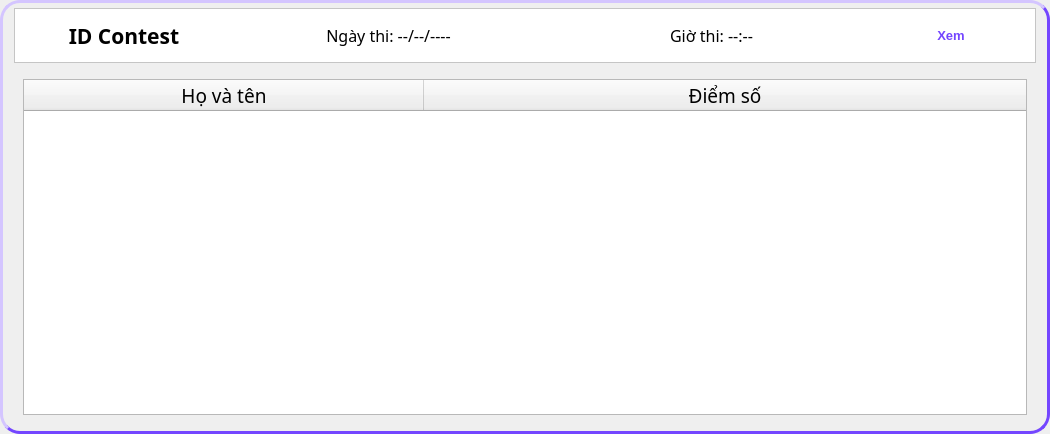
<?xml version="1.0" encoding="UTF-8"?>
<ui version="4.0">
 <class>AdminHistoryWidget</class>
 <widget class="QFrame" name="AdminHistoryWidget">
  <property name="geometry">
   <rect>
    <x>0</x>
    <y>0</y>
    <width>1050</width>
    <height>434</height>
   </rect>
  </property>
  <property name="sizePolicy">
   <sizepolicy hsizetype="Expanding" vsizetype="Expanding">
    <horstretch>0</horstretch>
    <verstretch>0</verstretch>
   </sizepolicy>
  </property>
  <property name="minimumSize">
   <size>
    <width>0</width>
    <height>0</height>
   </size>
  </property>
  <property name="windowTitle">
   <string>Frame</string>
  </property>
  <property name="styleSheet">
   <string notr="true">QFrame#AdminHistoryWidget {
	border-style: outset;
	border-width: 3px;
	border-color: #7446ff;
	border-radius: 20px;
}

QFrame#frame02 {
	border-style: outset;
}

QFrame#frame {
	background-color: palette(base);
}
</string>
  </property>
  <layout class="QVBoxLayout" name="verticalLayout">
   <property name="spacing">
    <number>11</number>
   </property>
   <property name="topMargin">
    <number>5</number>
   </property>
   <property name="bottomMargin">
    <number>5</number>
   </property>
   <item>
    <widget class="QFrame" name="frame">
     <property name="minimumSize">
      <size>
       <width>0</width>
       <height>0</height>
      </size>
     </property>
     <property name="maximumSize">
      <size>
       <width>16777215</width>
       <height>80</height>
      </size>
     </property>
     <property name="frameShape">
      <enum>QFrame::StyledPanel</enum>
     </property>
     <property name="frameShadow">
      <enum>QFrame::Raised</enum>
     </property>
     <layout class="QHBoxLayout" name="horizontalLayout">
      <item>
       <widget class="QLabel" name="ID">
        <property name="maximumSize">
         <size>
          <width>200</width>
          <height>16777215</height>
         </size>
        </property>
        <property name="font">
         <font>
          <family>LMHDOC</family>
          <pointsize>16</pointsize>
          <weight>75</weight>
          <bold>true</bold>
         </font>
        </property>
        <property name="text">
         <string>ID Contest</string>
        </property>
        <property name="alignment">
         <set>Qt::AlignCenter</set>
        </property>
       </widget>
      </item>
      <item>
       <widget class="QLabel" name="date">
        <property name="font">
         <font>
          <family>LMHDOC</family>
          <pointsize>12</pointsize>
         </font>
        </property>
        <property name="text">
         <string>Ngày thi: --/--/----</string>
        </property>
        <property name="alignment">
         <set>Qt::AlignCenter</set>
        </property>
       </widget>
      </item>
      <item>
       <widget class="QLabel" name="time">
        <property name="font">
         <font>
          <family>LMHDOC</family>
          <pointsize>12</pointsize>
         </font>
        </property>
        <property name="text">
         <string>Giờ thi: --:--</string>
        </property>
        <property name="alignment">
         <set>Qt::AlignCenter</set>
        </property>
       </widget>
      </item>
      <item>
       <widget class="QPushButton" name="view">
        <property name="minimumSize">
         <size>
          <width>150</width>
          <height>35</height>
         </size>
        </property>
        <property name="maximumSize">
         <size>
          <width>150</width>
          <height>35</height>
         </size>
        </property>
        <property name="font">
         <font>
          <family>Segoe UI</family>
          <pointsize>10</pointsize>
          <weight>75</weight>
          <bold>true</bold>
         </font>
        </property>
        <property name="styleSheet">
         <string notr="true">QPushButton{
	color: #7446ff;
}

QPushButton:hover{
	padding-left: 2px;
	padding-top: 2px;
}

QPushButton:focus {
	border: none;
	outline: none;
}</string>
        </property>
        <property name="text">
         <string>Xem</string>
        </property>
        <property name="flat">
         <bool>true</bool>
        </property>
       </widget>
      </item>
     </layout>
    </widget>
   </item>
   <item>
    <widget class="QFrame" name="frame02">
     <property name="sizePolicy">
      <sizepolicy hsizetype="Expanding" vsizetype="Expanding">
       <horstretch>0</horstretch>
       <verstretch>0</verstretch>
      </sizepolicy>
     </property>
     <property name="frameShape">
      <enum>QFrame::StyledPanel</enum>
     </property>
     <property name="frameShadow">
      <enum>QFrame::Raised</enum>
     </property>
     <layout class="QVBoxLayout" name="verticalLayout_2">
      <property name="spacing">
       <number>0</number>
      </property>
      <property name="topMargin">
       <number>5</number>
      </property>
      <property name="bottomMargin">
       <number>11</number>
      </property>
      <item>
       <widget class="QTableWidget" name="tableWidget">
        <property name="sizePolicy">
         <sizepolicy hsizetype="Expanding" vsizetype="Expanding">
          <horstretch>0</horstretch>
          <verstretch>0</verstretch>
         </sizepolicy>
        </property>
        <property name="minimumSize">
         <size>
          <width>0</width>
          <height>300</height>
         </size>
        </property>
        <property name="font">
         <font>
          <family>LMHDOC</family>
          <pointsize>12</pointsize>
         </font>
        </property>
        <property name="layoutDirection">
         <enum>Qt::LeftToRight</enum>
        </property>
        <property name="showGrid">
         <bool>true</bool>
        </property>
        <property name="gridStyle">
         <enum>Qt::SolidLine</enum>
        </property>
        <property name="sortingEnabled">
         <bool>false</bool>
        </property>
        <property name="wordWrap">
         <bool>false</bool>
        </property>
        <property name="cornerButtonEnabled">
         <bool>true</bool>
        </property>
        <attribute name="horizontalHeaderVisible">
         <bool>true</bool>
        </attribute>
        <attribute name="horizontalHeaderCascadingSectionResizes">
         <bool>false</bool>
        </attribute>
        <attribute name="horizontalHeaderMinimumSectionSize">
         <number>30</number>
        </attribute>
        <attribute name="horizontalHeaderDefaultSectionSize">
         <number>400</number>
        </attribute>
        <attribute name="horizontalHeaderHighlightSections">
         <bool>true</bool>
        </attribute>
        <attribute name="horizontalHeaderShowSortIndicator" stdset="0">
         <bool>false</bool>
        </attribute>
        <attribute name="horizontalHeaderStretchLastSection">
         <bool>true</bool>
        </attribute>
        <attribute name="verticalHeaderVisible">
         <bool>true</bool>
        </attribute>
        <attribute name="verticalHeaderCascadingSectionResizes">
         <bool>false</bool>
        </attribute>
        <attribute name="verticalHeaderMinimumSectionSize">
         <number>30</number>
        </attribute>
        <attribute name="verticalHeaderDefaultSectionSize">
         <number>30</number>
        </attribute>
        <attribute name="verticalHeaderShowSortIndicator" stdset="0">
         <bool>false</bool>
        </attribute>
        <attribute name="verticalHeaderStretchLastSection">
         <bool>false</bool>
        </attribute>
        <column>
         <property name="text">
          <string>Họ và tên</string>
         </property>
         <property name="font">
          <font>
           <family>LMHDOC</family>
           <pointsize>14</pointsize>
          </font>
         </property>
        </column>
        <column>
         <property name="text">
          <string>Điểm số</string>
         </property>
         <property name="font">
          <font>
           <family>LMHDOC</family>
           <pointsize>14</pointsize>
          </font>
         </property>
        </column>
       </widget>
      </item>
     </layout>
    </widget>
   </item>
  </layout>
 </widget>
 <resources/>
 <connections/>
</ui>
